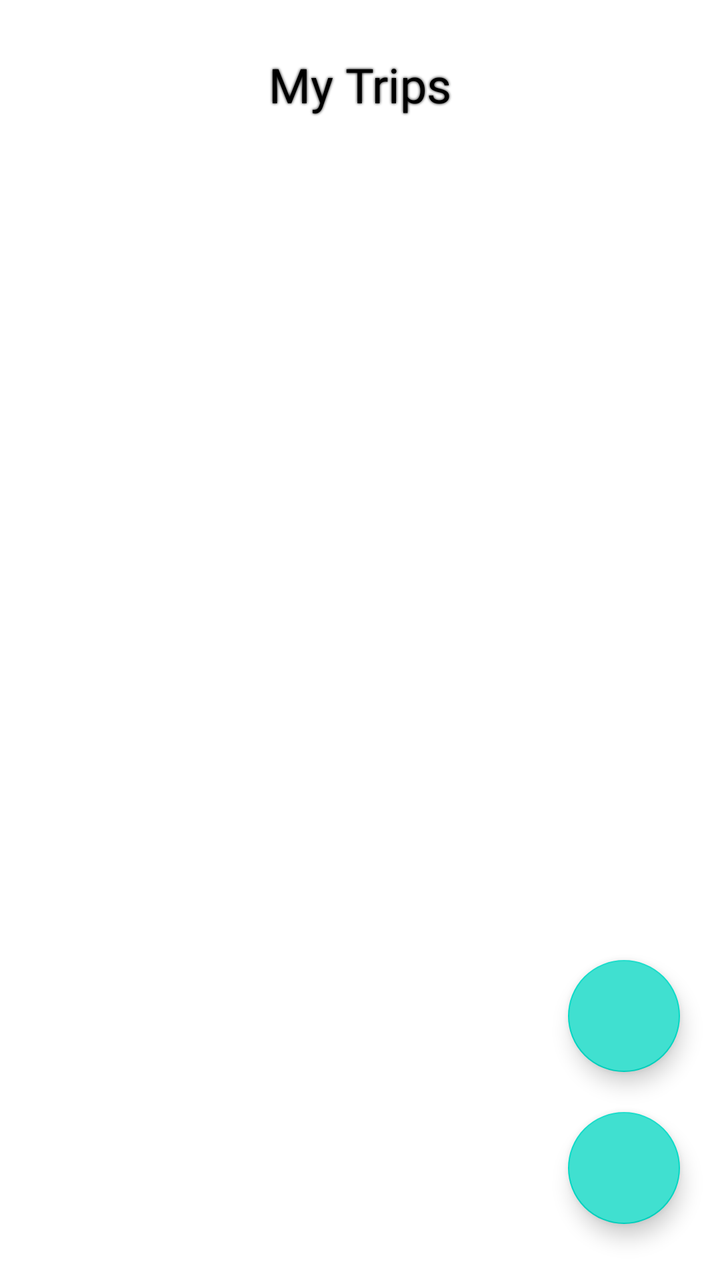
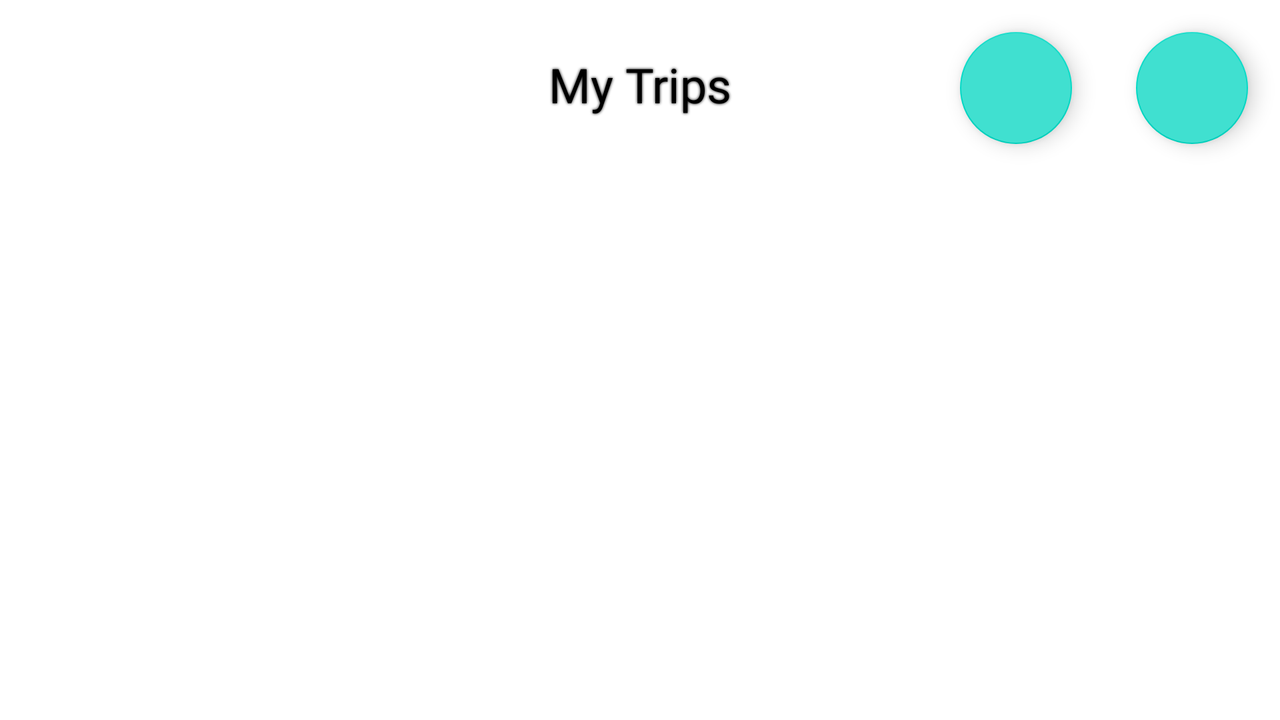

First picture: res/layout/ on a phone held upright. Second picture: the repository's own variant of that layout, on a device whose configuration matches the variant's folder. Source for both follows.
<!-- AndroidManifest.xml: application theme Theme.Trippie -->
<!-- res/layout/fragment_trip_list.xml -->
<?xml version="1.0" encoding="utf-8"?>
<RelativeLayout
    xmlns:android="http://schemas.android.com/apk/res/android"
    xmlns:app="http://schemas.android.com/apk/res-auto"
    xmlns:tools="http://schemas.android.com/tools"
    android:layout_width="match_parent"
    android:layout_height="match_parent"
    android:fitsSystemWindows="true"
    android:background="@color/white">

    <LinearLayout
        android:id="@+id/main"
        android:layout_width="match_parent"
        android:layout_height="match_parent"
        android:layout_marginTop="0dp"
        android:layout_marginBottom="0dp"
        android:orientation="vertical"
        tools:context=".Trips.TripListFragment">

        <TextView
            android:id="@+id/titleTextView"
            android:layout_width="match_parent"
            android:layout_height="wrap_content"
            android:text="@string/my_trips"
            android:textSize="24sp"
            android:textColor="@color/black"
            android:shadowColor="@color/black"
            android:shadowRadius="3"
            android:gravity="center"
            android:layout_marginTop="10dp"
            android:padding="16dp"/>

        <androidx.core.widget.NestedScrollView
            android:layout_width="match_parent"
            android:layout_height="match_parent">

            <androidx.recyclerview.widget.RecyclerView
                android:id="@+id/TripRecyclerView"
                android:layout_width="match_parent"
                android:layout_height="0dp"
                android:layout_weight="1"
                android:padding="8dp"
                android:layout_gravity="center_horizontal"/>

        </androidx.core.widget.NestedScrollView>

    </LinearLayout>

    <ProgressBar
        android:layout_width="wrap_content"
        android:layout_height="wrap_content"
        android:visibility="gone"
        android:id="@+id/progress_bar"
        android:layout_centerInParent="true"/>

    <com.google.android.material.floatingactionbutton.FloatingActionButton
        android:id="@+id/getLocationButton"
        android:layout_width="wrap_content"
        android:layout_height="wrap_content"
        android:layout_marginEnd="20dp"
        android:layout_marginBottom="20dp"
        android:backgroundTint="@color/appColor"
        android:clickable="true"
        android:contentDescription="image"
        android:tintMode="@color/white"
        android:layout_above="@id/addTripButton"
        android:layout_alignParentEnd="true"
        app:srcCompat="@drawable/location_icon_24" />

    <com.google.android.material.floatingactionbutton.FloatingActionButton
        android:id="@+id/addTripButton"
        android:layout_width="wrap_content"
        android:layout_height="wrap_content"
        android:layout_marginEnd="20dp"
        android:layout_marginBottom="28dp"
        android:backgroundTint="@color/appColor"
        android:clickable="true"
        android:contentDescription="image"
        android:tintMode="@color/white"
        android:layout_alignParentBottom="true"
        android:layout_alignParentEnd="true"
        app:srcCompat="@drawable/add_icon" />

</RelativeLayout>
<!-- resources referenced by this layout -->
<resources>
  <color name="appColor">#40E0D0</color>
  <color name="black">#FF000000</color>
  <color name="white">#FFFFFFFF</color>
  <string name="my_trips">My Trips</string>
  <style name="Theme.Trippie" parent="Base.Theme.Trippie" />
  <style name="Base.Theme.Trippie" parent="Theme.MaterialComponents.DayNight.DarkActionBar">
          
          <item name="android:fontFamily">@font/poppins</item>
          <item name="fontFamily">@font/poppins</item>
      </style>
</resources>
<!-- res/layout-land/fragment_trip_list.xml (the repository's variant of the layout above) -->
<!-- drawn on the phone turned sideways -->
<?xml version="1.0" encoding="utf-8"?>
<RelativeLayout
    xmlns:android="http://schemas.android.com/apk/res/android"
    xmlns:app="http://schemas.android.com/apk/res-auto"
    xmlns:tools="http://schemas.android.com/tools"
    android:layout_width="match_parent"
    android:layout_height="match_parent"
    android:fitsSystemWindows="true"
    android:background="@color/white">

    <LinearLayout
        android:id="@+id/main"
        android:layout_width="match_parent"
        android:layout_height="match_parent"
        android:layout_marginTop="0dp"
        android:layout_marginBottom="0dp"
        android:orientation="vertical"
        tools:context=".Trips.TripListFragment">

        <TextView
            android:id="@+id/titleTextView"
            android:layout_width="match_parent"
            android:layout_height="wrap_content"
            android:text="@string/my_trips"
            android:textSize="24sp"
            android:textColor="@color/black"
            android:shadowColor="@color/black"
            android:shadowRadius="3"
            android:gravity="center"
            android:layout_marginTop="10dp"
            android:padding="16dp"/>

        <androidx.core.widget.NestedScrollView
            android:layout_width="match_parent"
            android:layout_height="match_parent">

            <androidx.recyclerview.widget.RecyclerView
                android:id="@+id/TripRecyclerView"
                android:layout_width="match_parent"
                android:layout_height="0dp"
                android:layout_weight="1"
                android:padding="8dp"
                android:layout_gravity="center_horizontal"/>

        </androidx.core.widget.NestedScrollView>

    </LinearLayout>

    <ProgressBar
        android:layout_width="wrap_content"
        android:layout_height="wrap_content"
        android:visibility="gone"
        android:id="@+id/progress_bar"
        android:layout_centerInParent="true"/>

    <com.google.android.material.floatingactionbutton.FloatingActionButton
        android:id="@+id/addTripButton"
        android:layout_width="wrap_content"
        android:layout_height="wrap_content"
        android:layout_margin="16dp"
        android:backgroundTint="@color/appColor"
        android:clickable="true"
        android:contentDescription="image"
        android:tintMode="@color/white"
        android:layout_alignParentEnd="true"
        app:srcCompat="@drawable/add_icon" />

    <com.google.android.material.floatingactionbutton.FloatingActionButton
        android:id="@+id/getLocationButton"
        android:layout_width="wrap_content"
        android:layout_height="wrap_content"
        android:layout_margin="16dp"
        android:backgroundTint="@color/appColor"
        android:clickable="true"
        android:contentDescription="image"
        android:tintMode="@color/white"
        android:layout_toStartOf="@id/addTripButton"
        app:srcCompat="@drawable/location_icon_24" />

</RelativeLayout>
